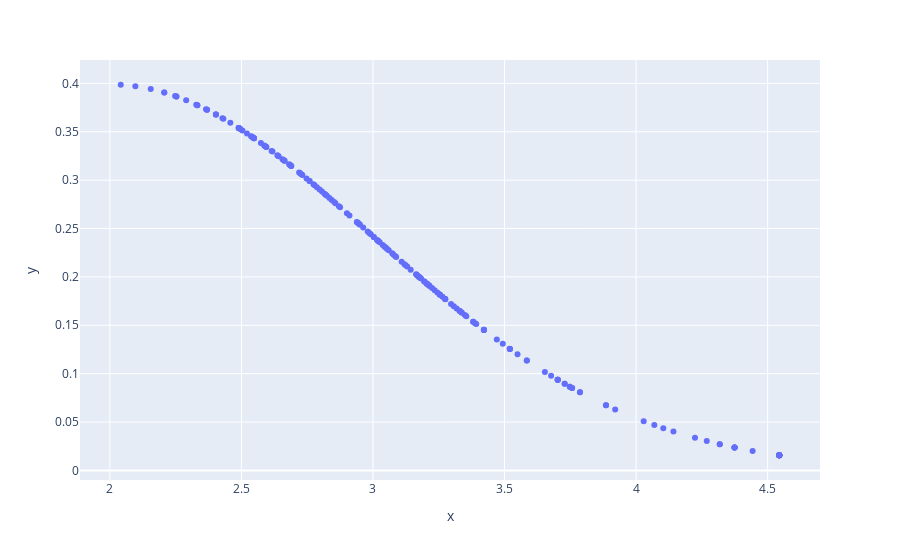

The notebook cell this image was saved under:
### Code cell
px.scatter(x = y_train, y = weights)

### Figure 1 — Plotly figure (JSON) as saved in the notebook; plotly's stock layout.template omitted (floating-point values rounded to 4 significant figures; data arrays with more than 128 entries replaced by an {"elided": "..."} marker saying what was removed)
{"data": [{"hovertemplate": "x=%{x}<br>y=%{y}<extra></extra>", "legendgroup": "", "marker": {"color": "#636efa", "symbol": "circle"}, "mode": "markers", "name": "", "orientation": "v", "showlegend": false, "type": "scatter", "x": {"elided": "199 float values"}, "xaxis": "x", "y": {"elided": "199 float values"}, "yaxis": "y"}], "layout": {"legend": {"tracegroupgap": 0}, "margin": {"t": 60}, "xaxis": {"anchor": "y", "domain": [0, 1], "title": {"text": "x"}}, "yaxis": {"anchor": "x", "domain": [0, 1], "title": {"text": "y"}}}}
